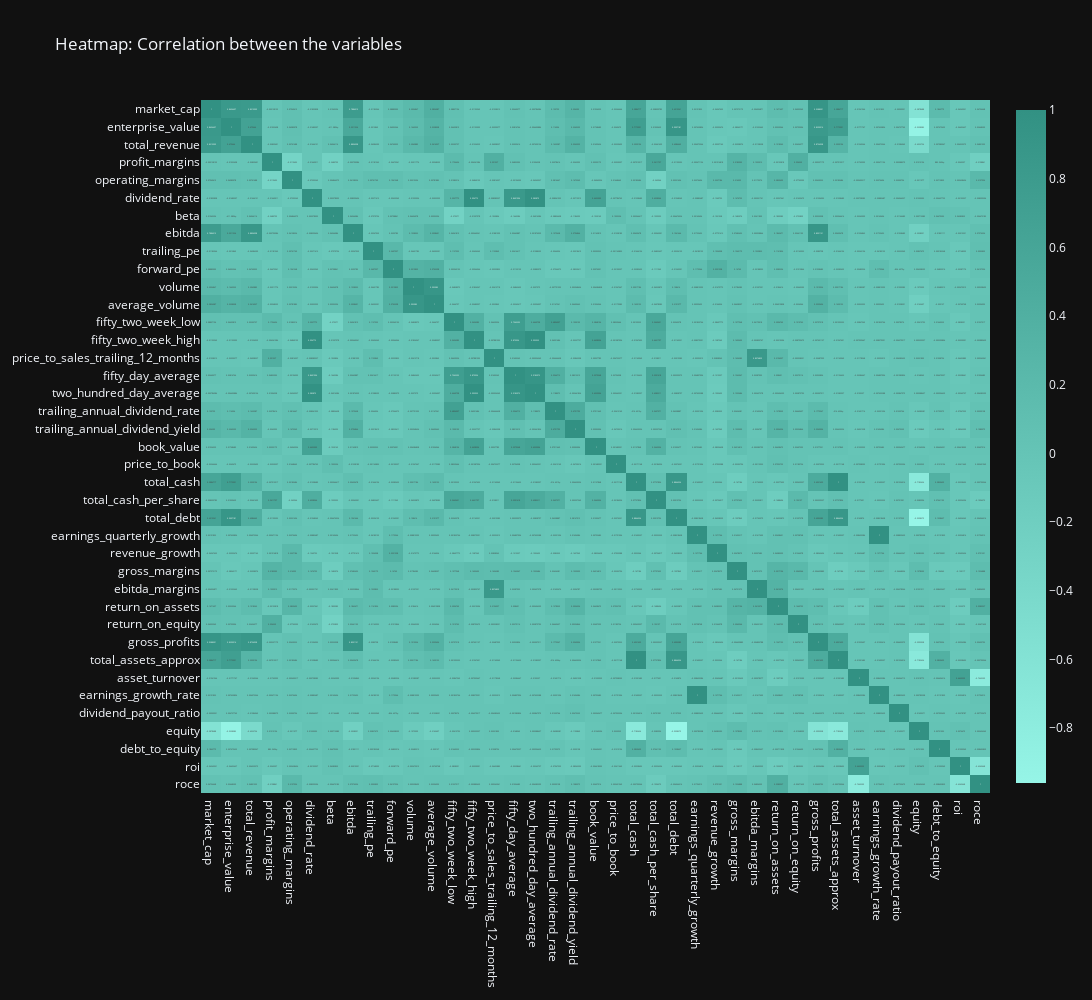

The code cell stored with this chart in its notebook:
### Code cell
color_scale = [[0, 'rgb(150, 245, 231)'], [0.5, 'rgb(100, 195, 181)'], [1, 'rgb(50, 145, 131)']]
fig = px.imshow(fundamentals_corr, text_auto=True, aspect="auto", width=3000, height=1000, template="plotly_dark", title="Heatmap: Correlation between the variables", color_continuous_scale=color_scale)
fig.show()

### Figure 1 — Plotly figure (JSON) as saved in the notebook; plotly's stock layout.template omitted (floating-point values rounded to 4 significant figures; data arrays with more than 128 entries replaced by an {"elided": "..."} marker saying what was removed)
{"data": [{"coloraxis": "coloraxis", "hovertemplate": "x: %{x}<br>y: %{y}<br>color: %{z}<extra></extra>", "name": "0", "texttemplate": "%{z}", "type": "heatmap", "x": ["market_cap", "enterprise_value", "total_revenue", "profit_margins", "operating_margins", "dividend_rate", "beta", "ebitda", "trailing_pe", "forward_pe", "volume", "average_volume", "fifty_two_week_low", "fifty_two_week_high", "price_to_sales_trailing_12_months", "fifty_day_average", "two_hundred_day_average", "trailing_annual_dividend_rate", "trailing_annual_dividend_yield", "book_value", "price_to_book", "total_cash", "total_cash_per_share", "total_debt", "earnings_quarterly_growth", "revenue_growth", "gross_margins", "ebitda_margins", "return_on_assets", "return_on_equity", "gross_profits", "total_assets_approx", "asset_turnover", "earnings_growth_rate", "dividend_payout_ratio", "equity", "debt_to_equity", "roi", "roce"], "xaxis": "x", "y": ["market_cap", "enterprise_value", "total_revenue", "profit_margins", "operating_margins", "dividend_rate", "beta", "ebitda", "trailing_pe", "forward_pe", "volume", "average_volume", "fifty_two_week_low", "fifty_two_week_high", "price_to_sales_trailing_12_months", "fifty_day_average", "two_hundred_day_average", "trailing_annual_dividend_rate", "trailing_annual_dividend_yield", "book_value", "price_to_book", "total_cash", "total_cash_per_share", "total_debt", "earnings_quarterly_growth", "revenue_growth", "gross_margins", "ebitda_margins", "return_on_assets", "return_on_equity", "gross_profits", "total_assets_approx", "asset_turnover", "earnings_growth_rate", "dividend_payout_ratio", "equity", "debt_to_equity", "roi", "roce"], "yaxis": "y", "z": {"elided": "39x39 float values"}}], "layout": {"coloraxis": {"colorscale": [[0, "rgb(150, 245, 231)"], [0.5, "rgb(100, 195, 181)"], [1, "rgb(50, 145, 131)"]]}, "height": 1000, "title": {"text": "Heatmap: Correlation between the variables"}, "width": 3000, "xaxis": {"anchor": "y", "domain": [0, 1]}, "yaxis": {"anchor": "x", "autorange": "reversed", "domain": [0, 1]}}}
